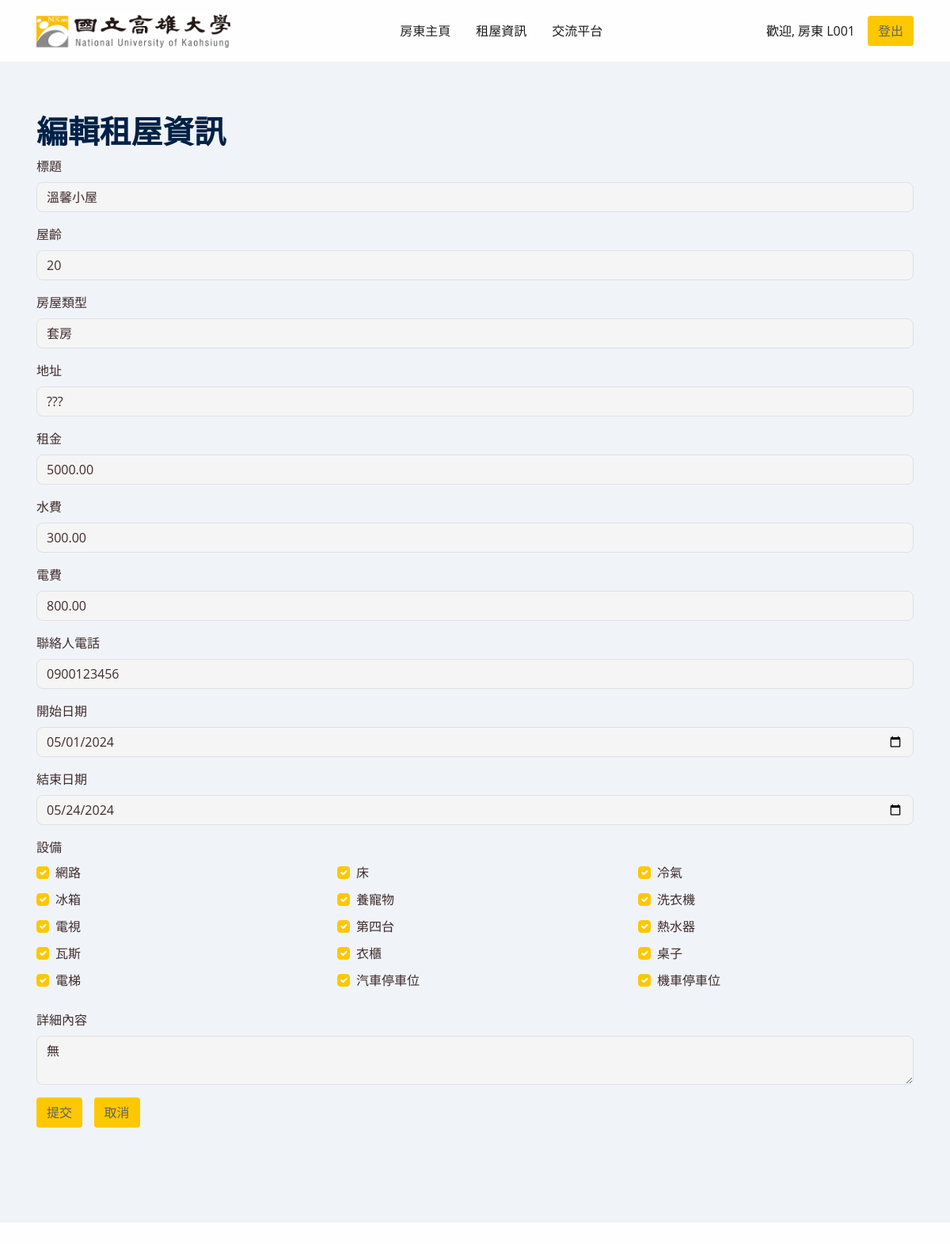
Screenshot of /sams/RS/rentInformationEdit.php?InformationID=R001 (signed in) with the database file from the repository.
### tables this page shows
CREATE TABLE `rentalinformation` (
  `InformationID` varchar(255) NOT NULL,
  `RentTitle` varchar(255) NOT NULL,
  `Username` varchar(255) NOT NULL,
  `Age` int(11) DEFAULT NULL,
  `Type` varchar(50) DEFAULT NULL,
  `Address` varchar(100) NOT NULL,
  `Rent` decimal(10,2) NOT NULL,
  `WaterFee` decimal(10,2) DEFAULT NULL,
  `ElectricityFee` decimal(10,2) DEFAULT NULL,
  `ContactPerson` varchar(50) NOT NULL,
  `Photo` varchar(200) DEFAULT NULL,
  `StartDate` date NOT NULL,
  `EndDate` date DEFAULT NULL,
  `Internet` tinyint(1) DEFAULT NULL,
  `Bed` tinyint(1) DEFAULT NULL,
  `AirConditioner` tinyint(1) DEFAULT NULL,
  `Refrigerator` tinyint(1) DEFAULT NULL,
  `PetAllowed` tinyint(1) DEFAULT NULL,
  `WashingMachine` tinyint(1) DEFAULT NULL,
  `TV` tinyint(1) DEFAULT NULL,
  `CableTV` tinyint(1) DEFAULT NULL,
  `WaterHeater` tinyint(1) DEFAULT NULL,
  `Gas` tinyint(1) DEFAULT NULL,
  `Wardrobe` tinyint(1) DEFAULT NULL,
  `Desk` tinyint(1) DEFAULT NULL,
  `Elevator` tinyint(1) DEFAULT NULL,
  `CarParkingSpace` tinyint(1) DEFAULT NULL,
  `MotorbikeParkingSpace` tinyint(1) DEFAULT NULL,
  `Detail` text DEFAULT NULL,
  `Review` varchar(255) NOT NULL
);

### sams/RS/rentInformationEdit.php (the view, shortened to what this page needs)
<?php
$informationID = $_GET['InformationID'];
require_once 'db_connect.php';
$permissionLevel = $_SESSION['permissionLevel'];
$username = $_SESSION['username'];
$stmt = $conn->prepare("SELECT * FROM rentalinformation WHERE InformationID = ?");
$stmt->bind_param("s", $informationID);
$stmt->execute();
$result = $stmt->get_result();
if ($result->num_rows > 0) {
    $row = $result->fetch_assoc();
} else {
    echo "<p>未找到 ID 為 $informationID 的租屋資訊。</p>";
    exit();
}
?>
<!DOCTYPE html>
<html lang="en-US" dir="ltr">
<head>
    <link href="static/css/theme.min.css" rel="stylesheet">
</head>
<body>
    <main class="main" id="top">
        <nav class="navbar navbar-expand-lg navbar-light sticky-top py-3 d-block"
            data-navbar-on-scroll="data-navbar-on-scroll">
            <div class="container"><a class="navbar-brand" href="landlordPage.php"><img src="static/picture/nuk.png" height="45"
                        alt="logo"></a>
                <div class="collapse navbar-collapse border-top border-lg-0 mt-4 mt-lg-0" id="navbarSupportedContent">
                    <ul class="navbar-nav ms-auto pt-2 pt-lg-0 font-base">
                        <li class="nav-item px-2"><a class="nav-link active" aria-current="page" href="landlordPage.php">房東主頁</a></li>
                        <li class="nav-item px-2"><a class="nav-link" aria-current="page"
                                href="pricing.html">租屋資訊</a></li>
                        <li class="nav-item px-2"><a class="nav-link" aria-current="page"
                                href="web-development.html">交流平台</a></li>
                    </ul>
                    <ul class="navbar-nav ms-auto">
                        <li class="nav-item">
                            <a class="nav-link" href="#">歡迎, <?php echo htmlspecialchars($permissionLevel); ?> <?php echo htmlspecialchars($username); ?></a>
                        </li>
                    </ul>
                    <div id="userStatus" class="ms-lg-2">
                        <a class="btn btn-primary" href=" ../system/logout.php" role="button">登出</a>
                    </div>
                </div>
            </div>
        </nav>
        <section class="pt-6 bg-600" id="home">
            <div class="container">
                <h1 class="fw-bold font-sans-serif">編輯租屋資訊</h1>
                <form action="rentInformationUpdate.php" method="POST">
                    <div class="mb-3">
                        <label for="RentTitle" class="form-label">標題</label>
                        <input type="text" class="form-control" id="RentTitle" name="RentTitle" value="<?php echo $row['RentTitle']; ?>" required>
                    </div>
                    <div class="mb-3">
                        <label for="Age" class="form-label">屋齡</label>
                        <input type="number" class="form-control" id="Age" name="Age" value="<?php echo $row['Age']; ?>" required>
                    </div>
                    <div class="mb-3">
                        <label for="Type" class="form-label">房屋類型</label>
                        <input type="text" class="form-control" id="Type" name="Type" value="<?php echo $row['Type']; ?>" required>
                    </div>
                    <div class="mb-3">
                        <label for="Address" class="form-label">地址</label>
                        <input type="text" class="form-control" id="Address" name="Address" value="<?php echo $row['Address']; ?>" required>
                    </div>
                    <div class="mb-3">
                        <label for="Rent" class="form-label">租金</label>
                        <input type="number" class="form-control" id="Rent" name="Rent" value="<?php echo $row['Rent']; ?>" required>
                    </div>
                    <div class="mb-3">
                        <label for="WaterFee" class="form-label">水費</label>
                        <input type="number" class="form-control" id="WaterFee" name="WaterFee" value="<?php echo $row['WaterFee']; ?>" required>
                    </div>
                    <div class="mb-3">
                        <label for="ElectricityFee" class="form-label">電費</label>
                        <input type="number" class="form-control" id="ElectricityFee" name="ElectricityFee" value="<?php echo $row['ElectricityFee']; ?>" required>
                    </div>
                    <div class="mb-3">
                        <label for="ContactPerson" class="form-label">聯絡人電話</label>
                        <input type="text" class="form-control" id="ContactPerson" name="ContactPerson" value="<?php echo $row['ContactPerson']; ?>" required>
                    </div>
                    <div class="mb-3">
                        <label for="StartDate" class="form-label">開始日期</label>
                        <input type="date" class="form-control" id="StartDate" name="StartDate" value="<?php echo $row['StartDate']; ?>" required>
                    </div>
                    <div class="mb-3">
                        <label for="EndDate" class="form-label">結束日期</label>
                        <input type="date" class="form-control" id="EndDate" name="EndDate" value="<?php echo $row['EndDate']; ?>" required>
                    </div>
                    <div class="mb-3">
                        <label class="form-label">設備</label>
                        <div class="row">
                            <div class="col-md-4">
                                <div class="form-check">
                                    <input type="checkbox" class="form-check-input" id="Internet" name="Internet" <?php if ($row['Internet']) echo 'checked'; ?>>
                                    <label class="form-check-label" for="Internet">網路</label>
                                </div>
                            </div>
                            <div class="col-md-4">
                                <div class="form-check">
                                    <input type="checkbox" class="form-check-input" id="Bed" name="Bed" <?php if ($row['Bed']) echo 'checked'; ?>>
                                    <label class="form-check-label" for="Bed">床</label>
                                </div>
                            </div>
                            <div class="col-md-4">
                                <div class="form-check">
                                    <input type="checkbox" class="form-check-input" id="AirConditioner" name="AirConditioner" <?php if ($row['AirConditioner']) echo 'checked'; ?>>
                                    <label class="form-check-label" for="AirConditioner">冷氣</label>
                                </div>
                            </div>
                            <div class="col-md-4">
                                <div class="form-check">
                                    <input type="checkbox" class="form-check-input" id="Refrigerator" name="Refrigerator" <?php if ($row['Refrigerator']) echo 'checked'; ?>>
                                    <label class="form-check-label" for="Refrigerator">冰箱</label>
                                </div>
                            </div>
                            <div class="col-md-4">
                                <div class="form-check">
                                    <input type="checkbox" class="form-check-input" id="PetAllowed" name="PetAllowed" <?php if ($row['PetAllowed']) echo 'checked'; ?>>
                                    <label class="form-check-label" for="PetAllowed">養寵物</label>
                                </div>
                            </div>
                            <div class="col-md-4">
                                <div class="form-check">
                                    <input type="checkbox" class="form-check-input" id="WashingMachine" name="WashingMachine" <?php if ($row['WashingMachine']) echo 'checked'; ?>>
                                    <label class="form-check-label" for="WashingMachine">洗衣機</label>
                                </div>
                            </div>
                            <div class="col-md-4">
                                <div class="form-check">
                                    <input type="checkbox" class="form-check-input" id="TV" name="TV" <?php if ($row['TV']) echo 'checked'; ?>>
                                    <label class="form-check-label" for="TV">電視</label>
                                </div>
                            </div>
                            <div class="col-md-4">
                                <div class="form-check">
                                    <input type="checkbox" class="form-check-input" id="CableTV" name="CableTV" <?php if ($row['CableTV']) echo 'checked'; ?>>
                                    <label class="form-check-label" for="CableTV">第四台</label>
                                </div>
                            </div>
                            <div class="col-md-4">
                                <div class="form-check">
                                    <input type="checkbox" class="form-check-input" id="WaterHeater" name="WaterHeater" <?php if ($row['WaterHeater']) echo 'checked'; ?>>
                                    <label class="form-check-label" for="WaterHeater">熱水器</label>
                                </div>
                            </div>
                            <div class="col-md-4">
                                <div class="form-check">
                                    <input type="checkbox" class="form-check-input" id="Gas" name="Gas" <?php if ($row['Gas']) echo 'checked'; ?>>
                                    <label class="form-check-label" for="AirConGasditioner">瓦斯</label>
                                </div>
                            </div>
                            <div class="col-md-4">
                                <div class="form-check">
                                    <input type="checkbox" class="form-check-input" id="Wardrobe" name="Wardrobe" <?php if ($row['Wardrobe']) echo 'checked'; ?>>
                                    <label class="form-check-label" for="Wardrobe">衣櫃</label>
                                </div>
                            </div>
                            <div class="col-md-4">
                                <div class="form-check">
                                    <input type="checkbox" class="form-check-input" id="Desk" name="Desk" <?php if ($row['Desk']) echo 'checked'; ?>>
                                    <label class="form-check-label" for="Desk">桌子</label>
                                </div>
                            </div>
                            <div class="col-md-4">
                                <div class="form-check">
                                    <input type="checkbox" class="form-check-input" id="Elevator" name="Elevator" <?php if ($row['Elevator']) echo 'checked'; ?>>
                                    <label class="form-check-label" for="Elevator">電梯</label>
                                </div>
                            </div>
                            <div class="col-md-4">
                                <div class="form-check">
                                    <input type="checkbox" class="form-check-input" id="CarParkingSpace" name="CarParkingSpace" <?php if ($row['CarParkingSpace']) echo 'checked'; ?>>
                                    <label class="form-check-label" for="CarParkingSpace">汽車停車位</label>
                                </div>
                            </div>
                            <div class="col-md-4">
                                <div class="form-check">
                                    <input type="checkbox" class="form-check-input" id="MotorbikeParkingSpace" name="MotorbikeParkingSpace" <?php if ($row['MotorbikeParkingSpace']) echo 'checked'; ?>>
                                    <label class="form-check-label" for="MotorbikeParkingSpace">機車停車位</label>
                                </div>
                            </div>
                        </div>
                    </div>
                    <div class="mb-3">
                        <label for="Detail" class="form-label">詳細內容</label>
                        <textarea class="form-control" id="Detail" name="Detail"><?php echo $row['Detail']; ?></textarea>
                    </div>
                    <button type="submit" class="btn btn-primary" style="margin-right: 10px;">提交</button>
                    <?php
                    echo "<a class=\"btn btn-primary\" href='rentInformationDetail.php?InformationID=" . $informationID . "'>取消</a>";
                    ?>
                </form>
            </div>
        </section>
        <section>
        </section>
    </main>
    <link href="static/css/css2.css" rel="stylesheet">
</body>
</html>

### rows the page displays
rentalinformation: RentTitle "溫馨小屋", Age "20", Type "套房", Address "???", Rent "5000.00", WaterFee "300.00", ElectricityFee "800.00", ContactPerson "0900123456", StartDate "05/01/2024", EndDate "05/24/2024", Internet "☑", Bed "☑", AirConditioner "☑", Refrigerator "☑", PetAllowed "☑", WashingMachine "☑", TV "☑", CableTV "☑", WaterHeater "☑", Gas "☑", Wardrobe "☑", Desk "☑", Elevator "☑", CarParkingSpace "☑", MotorbikeParkingSpace "☑", Detail "無"

### other values shown
$permissionLevel "房東"
$username "L001"
